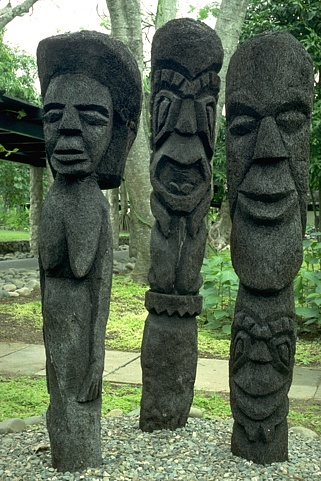
#> input picture dataset/images_clean/101085.png, 321 x 481 px; its folder holds only this picture in this run
$ python -i scratch_mask.py   (imports and definitions only)
#> lines starting #> are read from the running program, lines starting #| are printed output that depends on the picture; after the words box and inside, x2 and y2 are one past the last pixel; in counts of white or black regions, pixels touching at a corner belong together
#> further down, picture is the input picture: shape (481, 321, 3); mean B, G, R 80.9, 102.6, 87.8
### src/project_1/utils/image_io.py
"""Checked image I/O, including Unicode paths on Windows."""

from pathlib import Path

import cv2
import numpy as np

IMAGE_EXTENSIONS = frozenset({".png", ".jpg", ".jpeg", ".bmp"})


def validate_image(image: np.ndarray, name: str = "Ảnh") -> None:
    if not isinstance(image, np.ndarray) or image.size == 0:
        raise ValueError(f"{name} phải là mảng ảnh không rỗng.")
    if image.ndim != 2 and not (image.ndim == 3 and image.shape[2] == 3):
        raise ValueError(f"{name} phải là ảnh xám hoặc ảnh BGR 3 kênh.")
    if image.dtype != np.uint8:
        raise ValueError(f"{name} phải có kiểu uint8 (giá trị pixel 0–255).")


# [29 lines left out: functions read_image, write_image, list_images, not called in this run]

### src/project_1/algorithms/scratch_mask.py
"""Experimental bright, thin scratch detector; never uses a reference image."""

import cv2
import numpy as np

from project_1.utils.image_io import validate_image

DEFAULT_MASK_PARAMETERS = {
    "brightness_threshold": 220, "response_threshold": 35,
    "kernel_size": 9, "expand": 0,
}


def validate_binary_mask(mask: np.ndarray, shape: tuple) -> None:
    if not isinstance(mask, np.ndarray) or mask.dtype != np.uint8 or mask.ndim != 2:
        raise ValueError("Mask phải là ảnh xám uint8.")
    if mask.size == 0 or mask.shape != tuple(shape[:2]):
        raise ValueError("Mask phải cùng kích thước với ảnh hỏng.")
    if not np.all((mask == 0) | (mask == 255)):
        raise ValueError("Mask phải chỉ chứa giá trị 0 và 255.")


def mask_summary(mask: np.ndarray) -> dict:
    validate_binary_mask(mask, mask.shape)
    pixels = int(np.count_nonzero(mask))
    count, _ = cv2.connectedComponents(mask, connectivity=8)
    return {"pixels": pixels, "regions": count - 1, "coverage": pixels / mask.size}


def detect_scratch_mask(image: np.ndarray, brightness_threshold=220,
                        response_threshold=35, kernel_size=9, expand=0) -> np.ndarray:
#> called with brightness_threshold = 220, response_threshold = 35, kernel_size = 9, expand = 0
    validate_image(image)
    values = ((brightness_threshold, 180, 250), (response_threshold, 5, 100),
              (kernel_size, 3, 31), (expand, 0, 3))
    if any(not np.isfinite(v) or int(v) != v or not low <= v <= high for v, low, high in values):
        raise ValueError("Tham số tạo mask phải là số nguyên trong khoảng cho phép.")
    brightness_threshold, response_threshold, kernel_size, expand = map(
        int, (brightness_threshold, response_threshold, kernel_size, expand))
    if kernel_size % 2 == 0:
        raise ValueError("Kernel tạo mask phải là số lẻ.")
    gray = cv2.cvtColor(image, cv2.COLOR_BGR2GRAY) if image.ndim == 3 else image
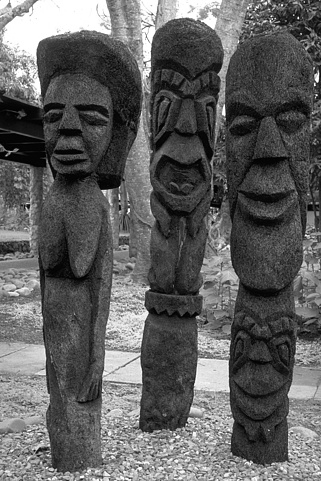
#> gray: shape (481, 321); min 0, max 255, mean 95.7
    kernel = cv2.getStructuringElement(cv2.MORPH_ELLIPSE, (kernel_size, kernel_size))
    response = cv2.morphologyEx(gray, cv2.MORPH_TOPHAT, kernel)
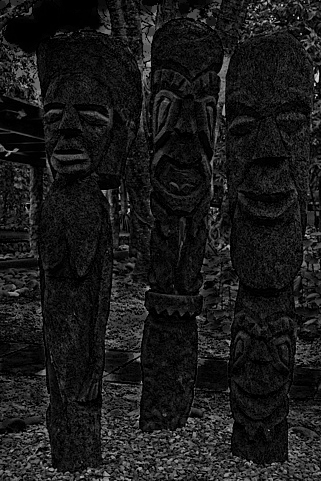
#> response: shape (481, 321); min 0, max 233, mean 25.9
    candidate = ((gray >= brightness_threshold) & (response > response_threshold)).astype(np.uint8)
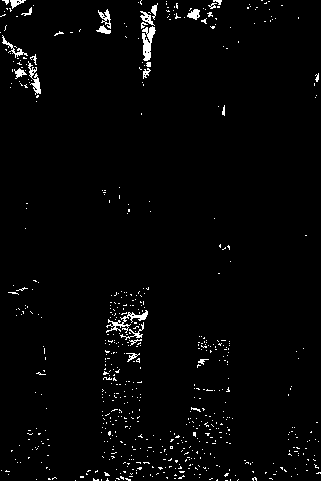
#> candidate: shape (481, 321); values 0 (black) and 1 (white), 2.2% white in thin lines or dots
    count, labels, stats, _ = cv2.connectedComponentsWithStats(candidate, connectivity=8)
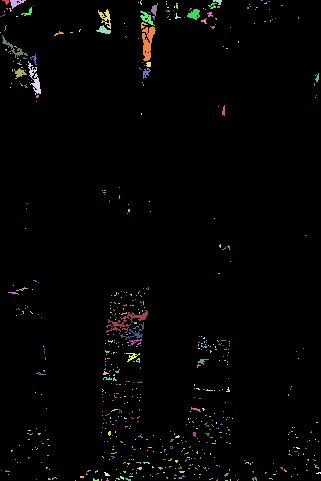
#> labels: shape (481, 321) int32; 626 distinct labels, from 0 to 625; one colour per label, 0 black
#> count = 626; stats = 626 rows, first 6: [0, 0, 321, 481, 150998], [2, 0, 7, 5, 18], [10, 0, 16, 9, 69], [140, 0, 2, 5, 6], [166, 1, 1, 1, 1], [213, 0, 9, 5, 25]
    distance = cv2.distanceTransform(candidate, cv2.DIST_L2, 5)
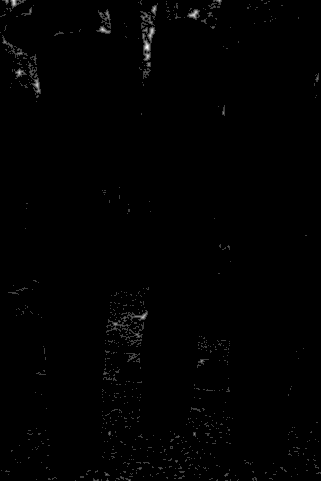
#> distance: shape (481, 321) float32; min 0, max 4, mean 0.0256; drawn with min black and max white
    mask = np.zeros(gray.shape, np.uint8)
    for index in range(1, count):
        x, y, w, h, area = stats[index]
        if area < 12:
            continue
        region = labels[y:y + h, x:x + w] == index
        width = max(1.0, 2 * float(np.percentile(distance[y:y + h, x:x + w][region], 90)) - 1)
        if width <= 8 and area / width >= 15:
            mask[y:y + h, x:x + w][region] = 255
#> this loop made 625 passes
#> (x, y, w, h, area, width) on passes 2, 5, 9: (10, 0, 16, 9, 69, 5), (213, 0, 9, 5, 25, 3.24), (151, 3, 7, 17, 54, 3.39)
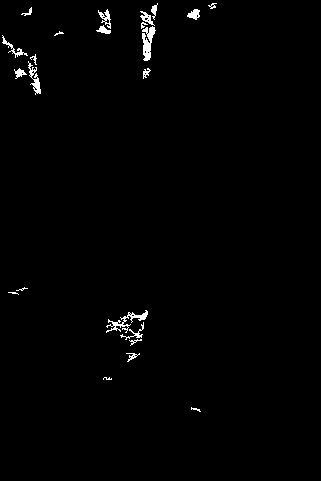
#> mask: shape (481, 321); 1.1% white; 23 white regions (4 under 20 px), largest, box (x1, y1, x2, y2) and area: (142, 26, 156, 61) 273, (106, 310, 148, 333) 249, (28, 61, 41, 95) 165
    if expand:
        expansion = cv2.getStructuringElement(cv2.MORPH_ELLIPSE, (2 * expand + 1, 2 * expand + 1))
        mask = cv2.dilate(mask, expansion)
    return mask


def mask_overlay(image: np.ndarray, mask: np.ndarray) -> np.ndarray:
    validate_image(image)
    validate_binary_mask(mask, image.shape)
    result = cv2.cvtColor(image, cv2.COLOR_GRAY2BGR) if image.ndim == 2 else image.copy()
    selected = mask > 0
    result[selected] = np.rint(0.55 * result[selected] + 0.45 * np.array([0, 0, 255])).astype(np.uint8)
    return result

>>> import cv2
>>> picture = cv2.imread('../../../dataset/images_clean/101085.png')
>>> result = detect_scratch_mask(picture)
